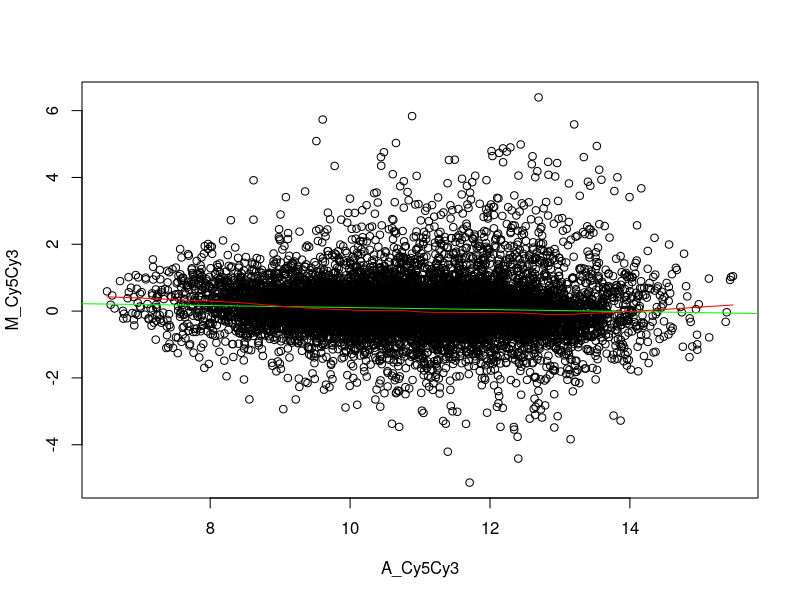
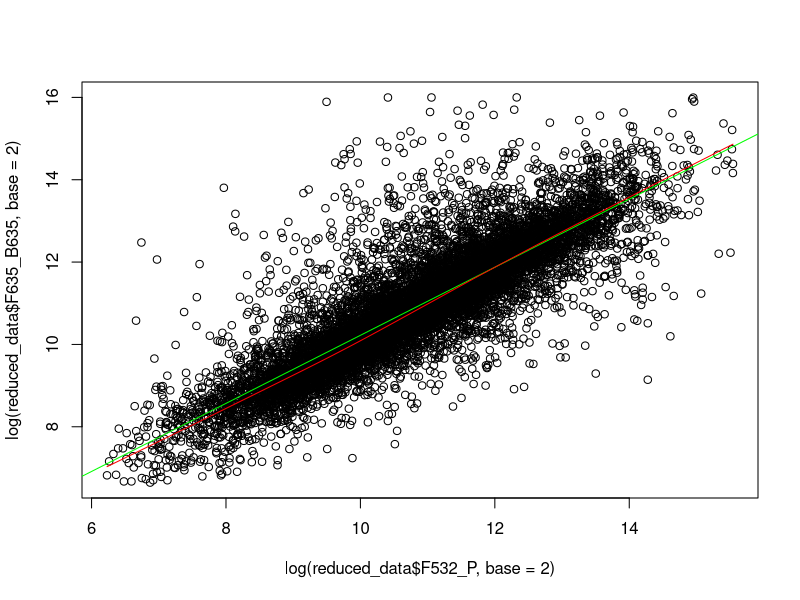
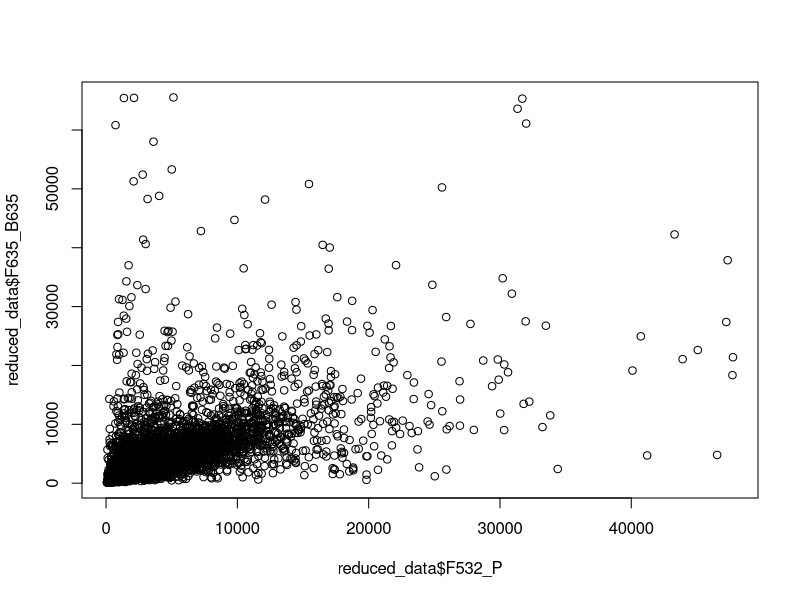
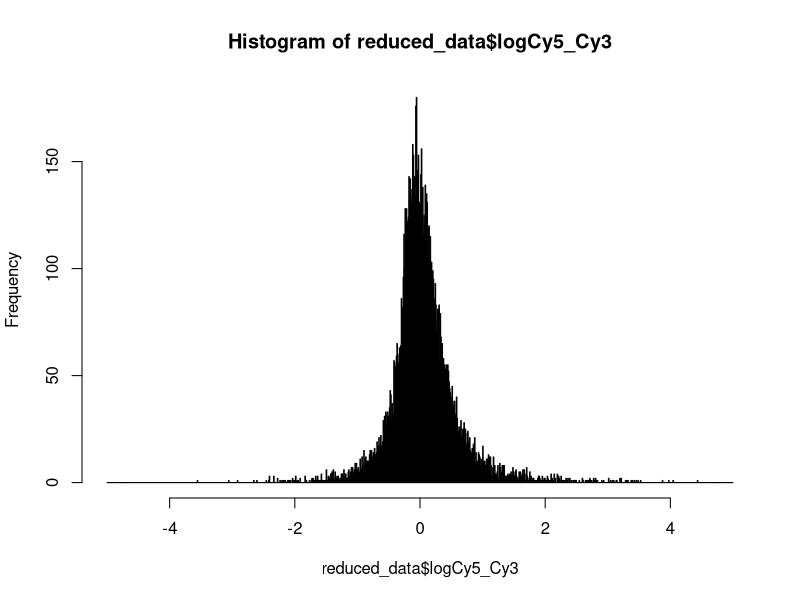

Reproduce these figures in R, in order.
rm(list=ls(all=TRUE));
data = read.csv("404410030_97ba06.csv");
reduced_data = cbind(data[5:6], data[84:85]);
M = log(reduced_data$F635_B635,base=2) - log(reduced_data$F532_B532,base=2)
A = (log(reduced_data$F635_B635,base=2) + log(reduced_data$F532_B532,base=2))/2
regl_lowess = lowess(x=A, y=M,f = 0.2)
F532_P = reduced_data$F532_B532 * 2^( regl_lowess[[2]] )
#m635 = median(reduced_data$F635_B635);#Using median
#m532 = median(reduced_data$F532_B532);
#m635 = mean(reduced_data$F635_B635);#Using mean
#m532 = mean(reduced_data$F532_B532);
#m635 = sum(reduced_data$F635_B635);#Using sum
#m532 = sum(reduced_data$F532_B532);
#totalR = m635/m532;
#F532_P = reduced_data$F532_B532 * totalR;
reduced_data = cbind(reduced_data, F532_P);
ratio_Cy5_Cy3 = reduced_data$F635_B635 / reduced_data$F532_P;
reduced_data = cbind(reduced_data, ratio_Cy5_Cy3);
reduced_data = reduced_data[order(reduced_data$ratio_Cy5_Cy3),]
logCy5_Cy3 = log(reduced_data$ratio_Cy5_Cy3)
reduced_data = cbind(reduced_data, logCy5_Cy3)
M_Cy5Cy3 = log(reduced_data$F635_B635,base=2) - log(reduced_data$F532_P,base=2)
A_Cy5Cy3 = (log(reduced_data$F635_B635,base=2) + log(reduced_data$F532_P,base=2))/2
reduced_data = cbind(reduced_data, M_Cy5Cy3, A_Cy5Cy3)
regl = lm(M_Cy5Cy3~A_Cy5Cy3)
plot(y=M_Cy5Cy3, x=A_Cy5Cy3,col='black')
par(new=TRUE)
#plot(y=log(reduced_data$F635_B635/reduced_data$F532_B532,base=2),x=log(reduced_data$F635_B635*reduced_data$F532_B532,base=2), col='black', xlab="", ylab="")
abline(regl,col='green')
MA_lowess = lowess(y=M_Cy5Cy3, x=A_Cy5Cy3,f=0.2)
lines(x=MA_lowess[[1]],y=MA_lowess[[2]], col='red')
plot(y=log(reduced_data$F635_B635,base=2),x=log(reduced_data$F532_P,base=2))
regl_curve = lowess(y=log(reduced_data$F635_B635,base=2),x=log(reduced_data$F532_P,base=2))
regl_line = lm(log(reduced_data$F635_B635,base=2)~log(reduced_data$F532_P,base=2))
abline(regl_line, col='green')
lines(x=regl_curve[[1]], y=regl_curve[[2]],  col='red')

plot(y=reduced_data$F635_B635, x=reduced_data$F532_P)
hist(reduced_data$logCy5_Cy3,breaks=c(-500:500/100))
#plot(reduced_data)
